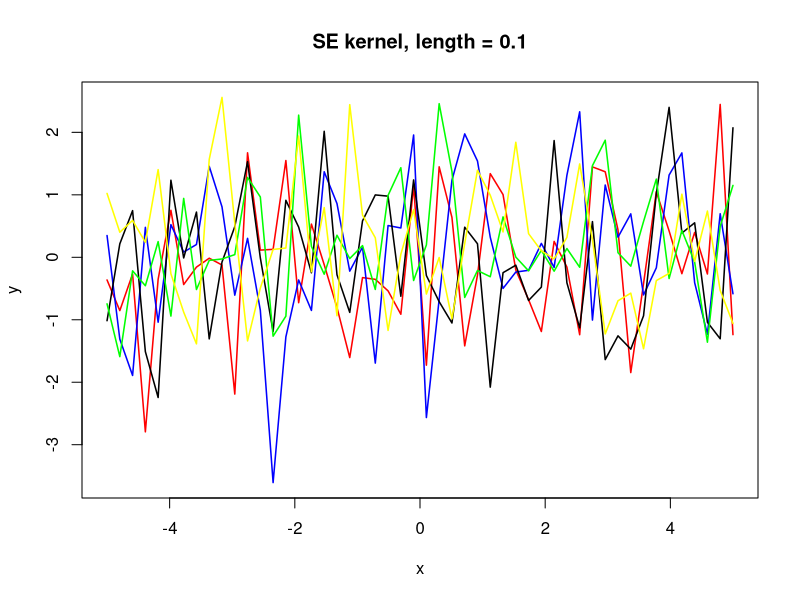
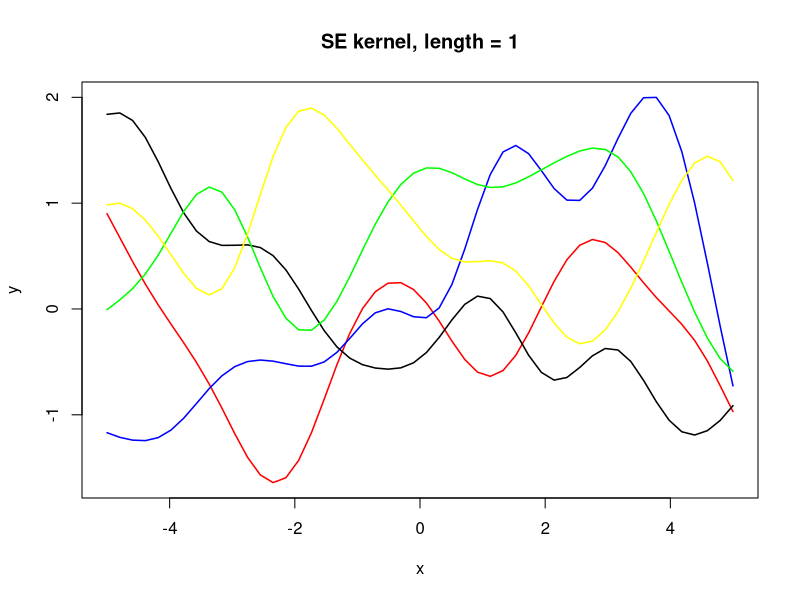
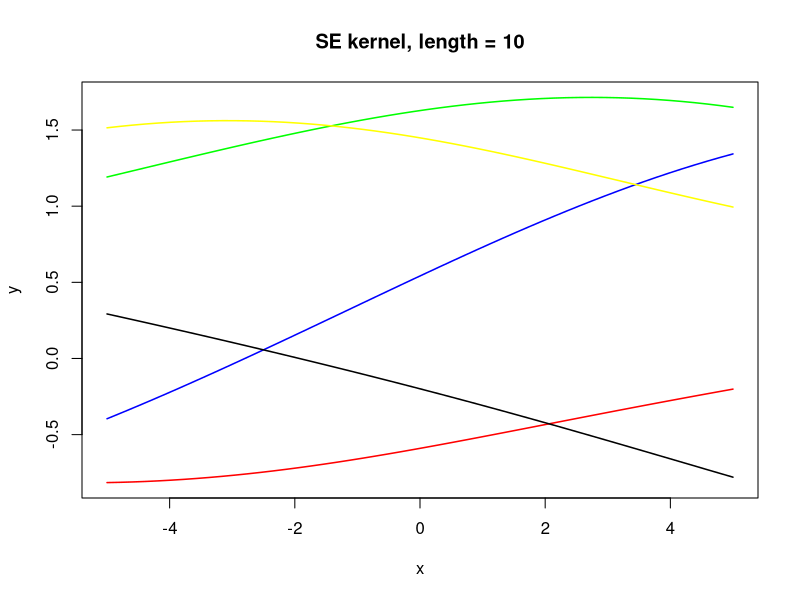
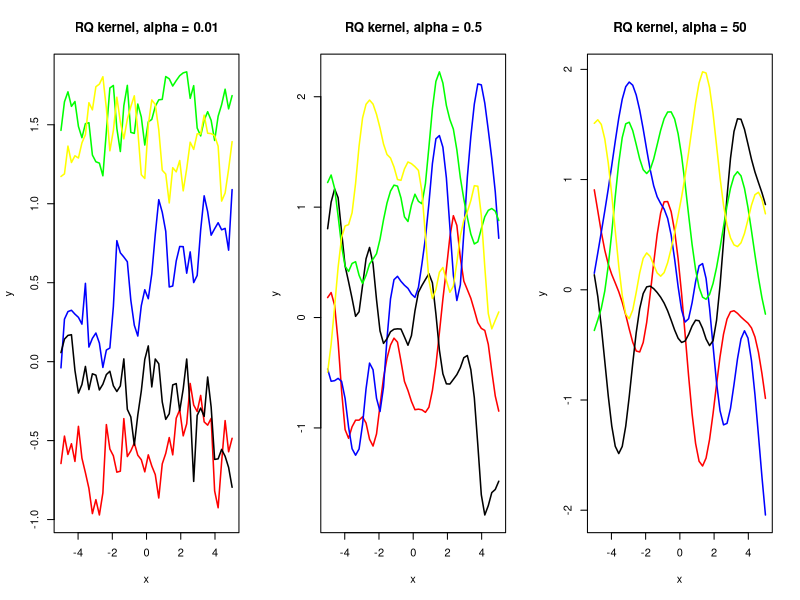
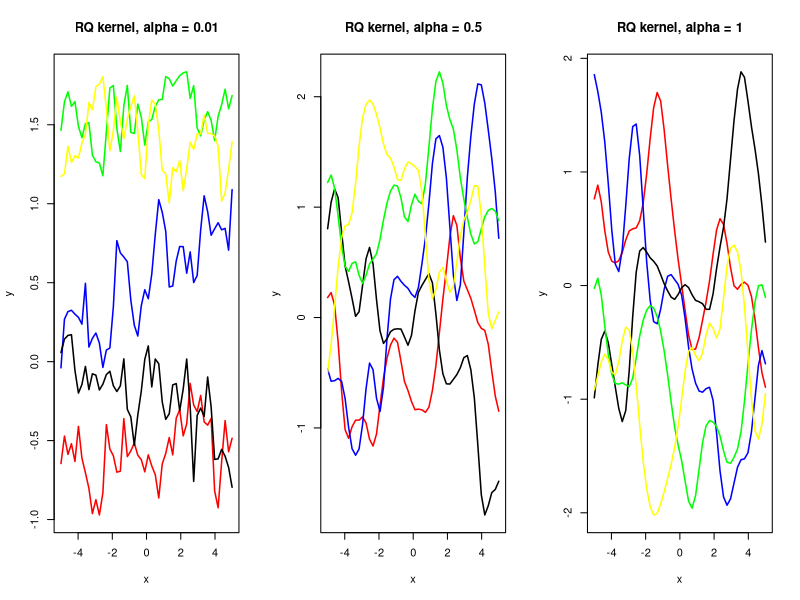
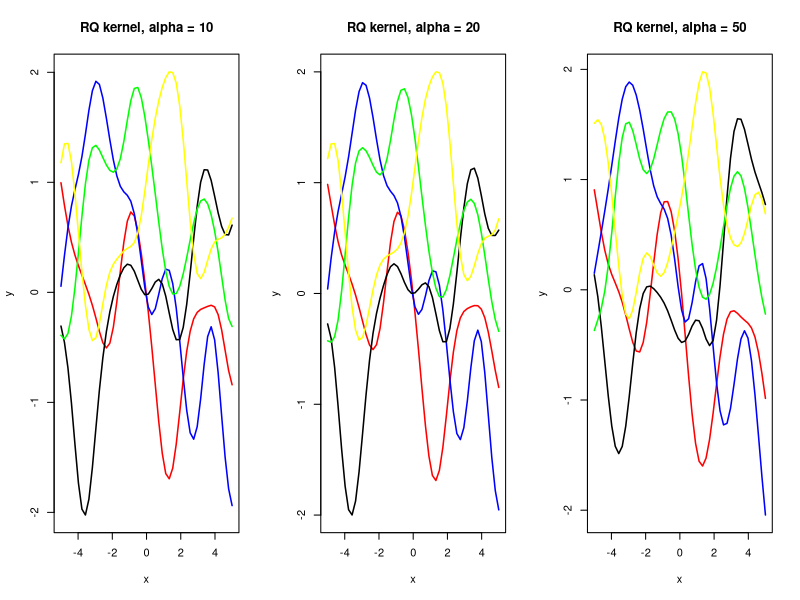
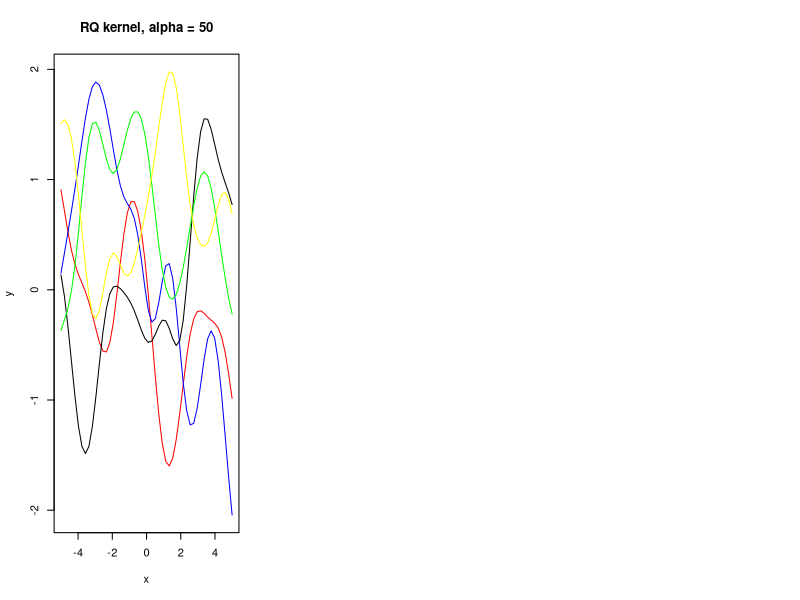

These figures' R source, in order:
## ---- chunk 1
require(MASS)
require(plyr)
require(reshape2)
require(ggplot2)
set.seed(12345) #set seed for repeatable plots
## ---- chunk 2
# generate covariance matrix for points in `x` using given kernel function


cov_matrix <- function(x, kernel_fn, ...) {
    outer(x, x, function(a, b) kernel_fn(a, b, ...))
}


# given x coordinates, take N draws from kernel function at those points
#for the assignment, we put N=5
draw_samples <- function(x, N, kernel_fn, ...) {
    Y <- matrix(NA, nrow = length(x), ncol = N)
    set.seed(12345)
    for (n in 1:N) {
        K <- cov_matrix(x, kernel_fn, ...)
        Y[, n] <- mvrnorm(1, mu = rep(0, times = length(x)), Sigma = K)
    }
    Y
}
## ---- chunk 3
x <- seq(-5, 5, length.out = 50)  # x-coordinates
N <- 5  # no. of draws
col_list <- c("red", "blue", "black", 'green', 'yellow')  # for line colors
## ---- chunk 4
x
## ---- chunk 5
#Square Exponential Kernel
#sigma is h
#length is lambda
se_kernel <- function(x, y, sigma = 1, length = 1) {
    sigma^2 * exp(- (x - y)^2 / (2 * length^2))
}

## ---- chunk 6
Y <- draw_samples(x, N, kernel_fn = se_kernel, length = 0.1)


plot(range(x), range(Y), xlab = "x", ylab = "y", type = "n",
     main = "SE kernel, length = 0.1")
for (n in 1:N) {
    lines(x, Y[, n], col = col_list[n], lwd = 1.5)
}
## ---- chunk 7
Y <- draw_samples(x, N, kernel_fn = se_kernel, length = 1)


plot(range(x), range(Y), xlab = "x", ylab = "y", type = "n",
     main = "SE kernel, length = 1")
for (n in 1:N) {
    lines(x, Y[, n], col = col_list[n], lwd = 1.5)
}
## ---- chunk 8
Y <- draw_samples(x, N, kernel_fn = se_kernel, length = 10)


plot(range(x), range(Y), xlab = "x", ylab = "y", type = "n",
     main = "SE kernel, length = 10")
for (n in 1:N) {
    lines(x, Y[, n], col = col_list[n], lwd = 1.5)
}
## ---- chunk 9
rq_kernel <- function(x, y, alpha = 1, sigma = 1, length = 1) {
    sigma^2 * (1 + (x - y)^2 / (2 * alpha * length^2))^(-alpha)
}
## ---- chunk 10
par(mfrow = c(1, 3))
for (a in c(0.01, 0.5, 50)) {
    Y <- draw_samples(x, N, kernel_fn = rq_kernel, alpha = a)
    
    plot(range(x), range(Y), xlab = "x", ylab = "y", type = "n",
         main = paste("RQ kernel, alpha =", a))
    for (n in 1:N) {
        lines(x, Y[, n], col = col_list[n], lwd = 1.5)
    }
}
## ---- chunk 11
par(mfrow = c(1, 3))
for (a in c(0.01, 0.5, 1, 10, 20, 50)) {
    Y <- draw_samples(x, N, kernel_fn = rq_kernel, alpha = a, length=1)
    
    plot(range(x), range(Y), xlab = "x", ylab = "y", type = "n",
         main = paste("RQ kernel, alpha =", a))
    for (n in 1:N) {
        lines(x, Y[, n], col = col_list[n], lwd = 1.5)
    }
}
## ---- chunk 12

for (a in c(50)) {
    Y <- draw_samples(x, N, kernel_fn = rq_kernel, alpha = a, length=1)
    
    plot(range(x), range(Y), xlab = "x", ylab = "y", type = "n",
         main = paste("RQ kernel, alpha =", a))
    for (n in 1:N) {
        lines(x, Y[, n], col = col_list[n])
    }
}
